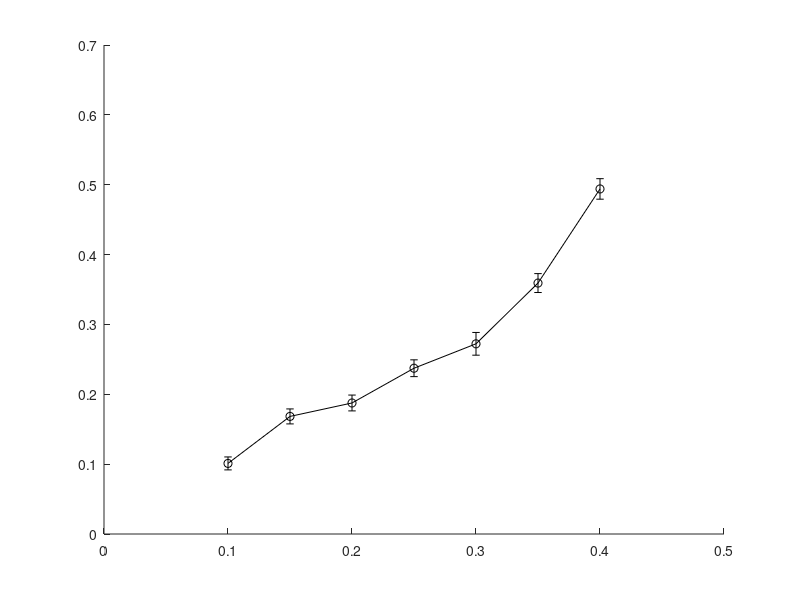

Recreate this plot in MATLAB. (Note: this script raises an error after producing the figure.)
load('hamming_CPS.mat')
MSE_beta = reshape(mean(error_est,1),[numel(K_n),7]);
std_error = reshape(std(error_est,0,1),[numel(K_n),7]);

figure
hold on 
p1 = errorbar(K_n, MSE_beta(:,1), 3*std_error(:,1)/10, 'k-o', 'LineWidth', 1.5, 'MarkerSize',9, 'MarkerFaceColor', 'k');
p2 = errorbar(K_n, MSE_beta(:,2), 3*std_error(:,2)/10, 'm-^', 'LineWidth', 1.5, 'MarkerSize',9, 'MarkerFaceColor', 'm');
p4 = errorbar(K_n, MSE_beta(:,4), 3*std_error(:,4)/10, 'b-d', 'LineWidth', 1.5, 'MarkerSize',9, 'MarkerFaceColor', 'b');
p5 = errorbar(K_n, MSE_beta(:,5), 3*std_error(:,5)/10, 'r-*', 'LineWidth', 1.5, 'MarkerSize',9, 'MarkerFaceColor', 'r');
xlabel('k/n', 'FontSize', 14)
ylabel('Relative Estimation Errors', 'FontSize', 14)
ylim([0 0.8])
yticks([0 : 0.2 : 0.8])
xlim([min(K_n) max(K_n)])
xticks(K_n)
lh = legend([p1 p2 p4 p5], {'naive', 'robust', 'EM', 'EMH'}, 'location', [0.2788    0.7814    0.3500    0.1250]);
lh.NumColumns = 2;
lh.FontSize = 14;
lh.ItemTokenSize = [30 70];  
legend('boxoff')
pos_leg = get(lh,'Position');
grid on
set(gcf, 'Color', 'w');
fig = gcf;
fig.Units               = 'centimeters';
fig.Position(3)         = 8;
fig.Position(4)         = 7;
hold off
